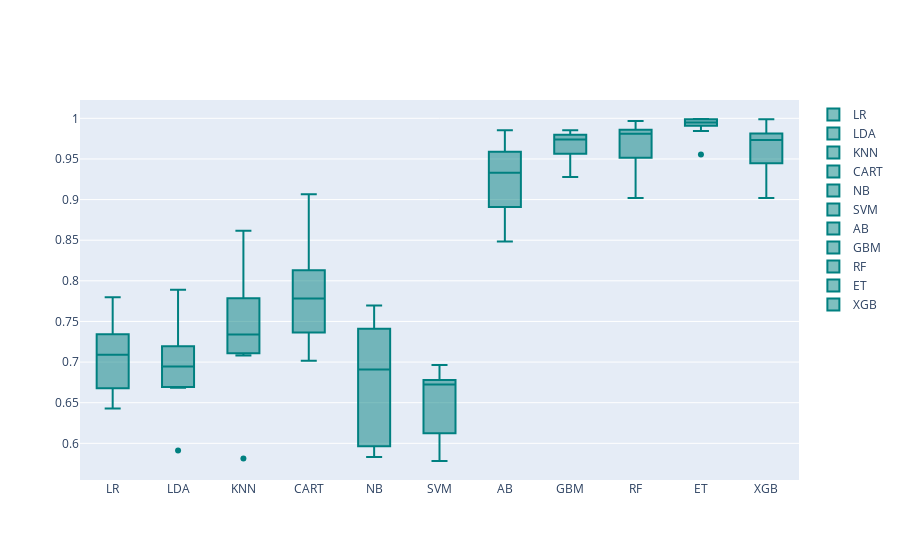

The code cell stored with this chart in its notebook:
### Code cell
models = GetBasedModel()
names,results = BasedLine2(X_train, y_train,models)
PlotBoxR().PlotResult(names,results)

### Figure 1 — Plotly figure (JSON) as saved in the notebook; plotly's stock layout.template omitted (floating-point values rounded to 4 significant figures)
{"data": [{"marker": {"color": "rgb(0, 128, 128)"}, "name": "LR", "type": "box", "y": [0.6976, 0.6791, 0.7342, 0.6678, 0.6599, 0.7252, 0.643, 0.7798, 0.737, 0.7205]}, {"marker": {"color": "rgb(0, 128, 128)"}, "name": "LDA", "type": "box", "y": [0.6695, 0.6684, 0.7196, 0.6824, 0.6796, 0.7066, 0.5912, 0.7224, 0.7171, 0.7891]}, {"marker": {"color": "rgb(0, 128, 128)"}, "name": "KNN", "type": "box", "y": [0.7109, 0.7424, 0.7494, 0.7889, 0.7081, 0.5814, 0.7252, 0.7216, 0.8617, 0.7786]}, {"marker": {"color": "rgb(0, 128, 128)"}, "name": "CART", "type": "box", "y": [0.9065, 0.7782, 0.7782, 0.8131, 0.7365, 0.7016, 0.705, 0.7432, 0.8061, 0.875]}, {"marker": {"color": "rgb(0, 128, 128)"}, "name": "NB", "type": "box", "y": [0.7213, 0.5963, 0.7697, 0.5833, 0.7472, 0.6047, 0.7117, 0.741, 0.6701, 0.5958]}, {"marker": {"color": "rgb(0, 128, 128)"}, "name": "SVM", "type": "box", "y": [0.6723, 0.6965, 0.6346, 0.6123, 0.6748, 0.5783, 0.6779, 0.5805, 0.6783, 0.6723]}, {"marker": {"color": "rgb(0, 128, 128)"}, "name": "AB", "type": "box", "y": [0.9319, 0.9854, 0.9589, 0.9139, 0.8908, 0.9471, 0.9341, 0.8485, 0.962, 0.8707]}, {"marker": {"color": "rgb(0, 128, 128)"}, "name": "GBM", "type": "box", "y": [0.9797, 0.9854, 0.9792, 0.9538, 0.9814, 0.9276, 0.9713, 0.9764, 0.9632, 0.9563]}, {"marker": {"color": "rgb(0, 128, 128)"}, "name": "RF", "type": "box", "y": [0.9966, 0.9859, 0.9834, 0.9811, 0.9794, 0.9369, 0.9516, 0.9806, 0.9918, 0.9019]}, {"marker": {"color": "rgb(0, 128, 128)"}, "name": "ET", "type": "box", "y": [0.9907, 0.9989, 0.9916, 0.9947, 0.9989, 0.9955, 0.9842, 0.9952, 0.9991, 0.9555]}, {"marker": {"color": "rgb(0, 128, 128)"}, "name": "XGB", "type": "box", "y": [0.9786, 0.9989, 0.9775, 0.9606, 0.9825, 0.9448, 0.969, 0.9814, 0.9422, 0.9019]}], "layout": {}}
